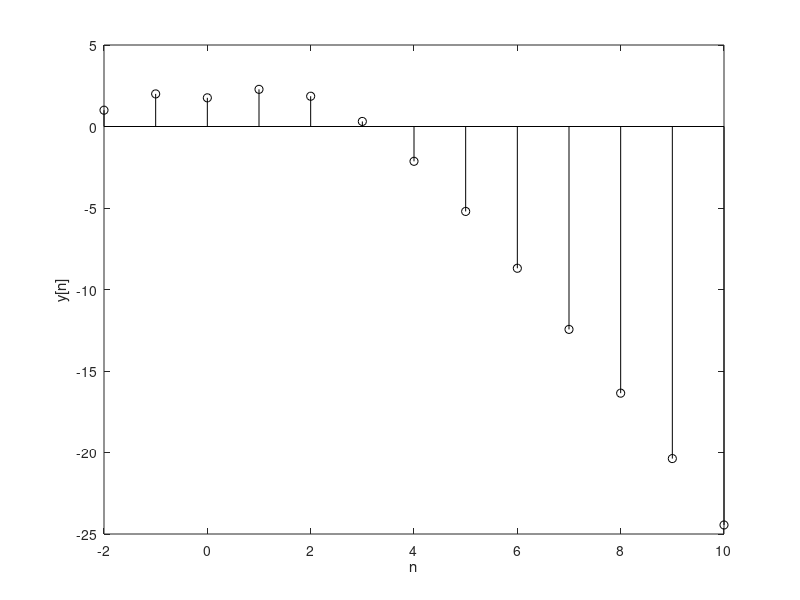

The MATLAB source for this figure:
n = (-2:10)'; y=[1;2;zeros(length(n)-2,1)]; x=[0;0;n(3:end)];
for k = 1:length(n)-2
  y(k+2) = y(k+1) - 0.24*y(k) + x(k+2) - 2*x(k+1);
endfor
clf; stem(n,y,'k'); xlabel('n'); ylabel('y[n]');
disp(['n','             ','y']); disp([num2str([n,y])]);